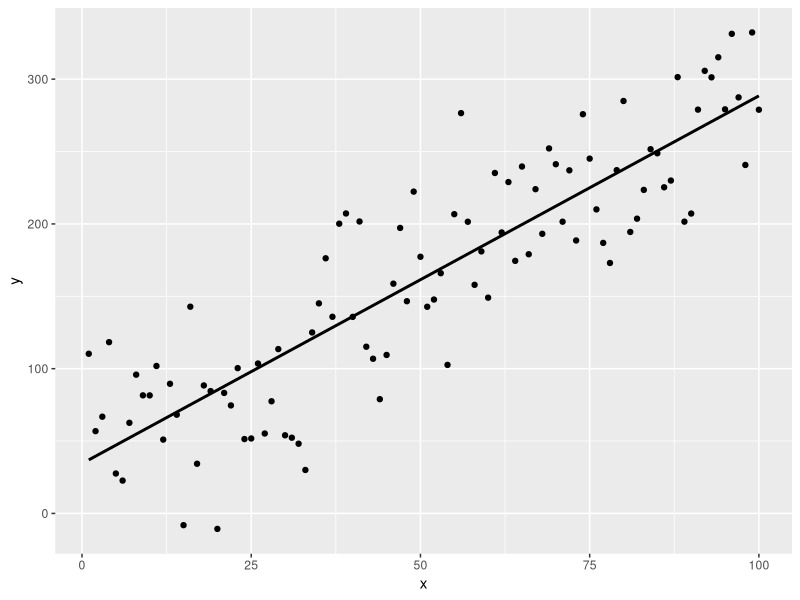
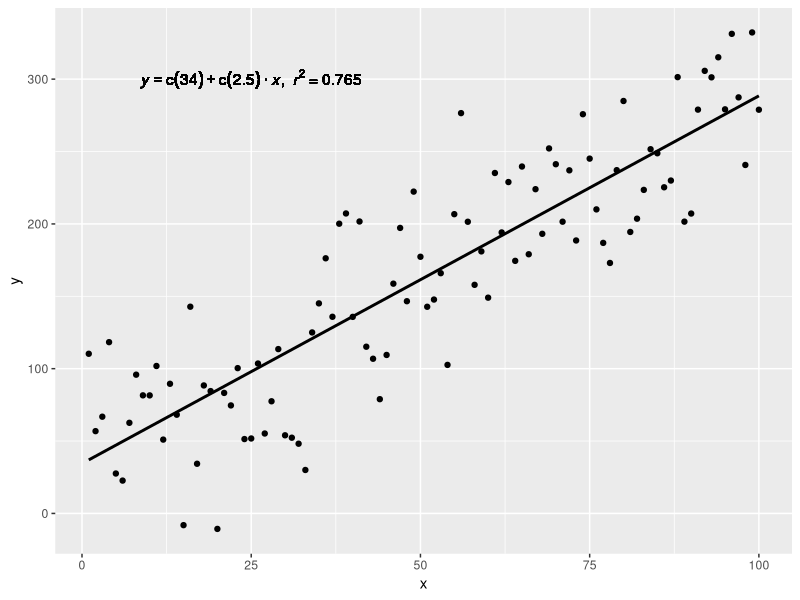

Write R code to recreate these figures, in order.
library(ggplot2)
df <- data.frame(x = c(1:100))
df$y <- 2 + 3 * df$x + rnorm(100, sd = 40)
p <- ggplot(data = df, aes(x = x, y = y)) +
  geom_smooth(method = "lm", se=FALSE, color="black", formula = y ~ x) +
  geom_point()
p

lm_eqn <- function(df){
  m <- lm(y ~ x, df);
  eq <- substitute(italic(y) == a + b %.% italic(x)*","~~italic(r)^2~"="~r2, 
                   list(a = format(coef(m)[1], digits = 2), 
                        b = format(coef(m)[2], digits = 2), 
                        r2 = format(summary(m)$r.squared, digits = 3)))
  as.character(as.expression(eq));                 
}

p1 <- p + geom_text(x = 25, y = 300, label = lm_eqn(df), parse = TRUE)

p1
